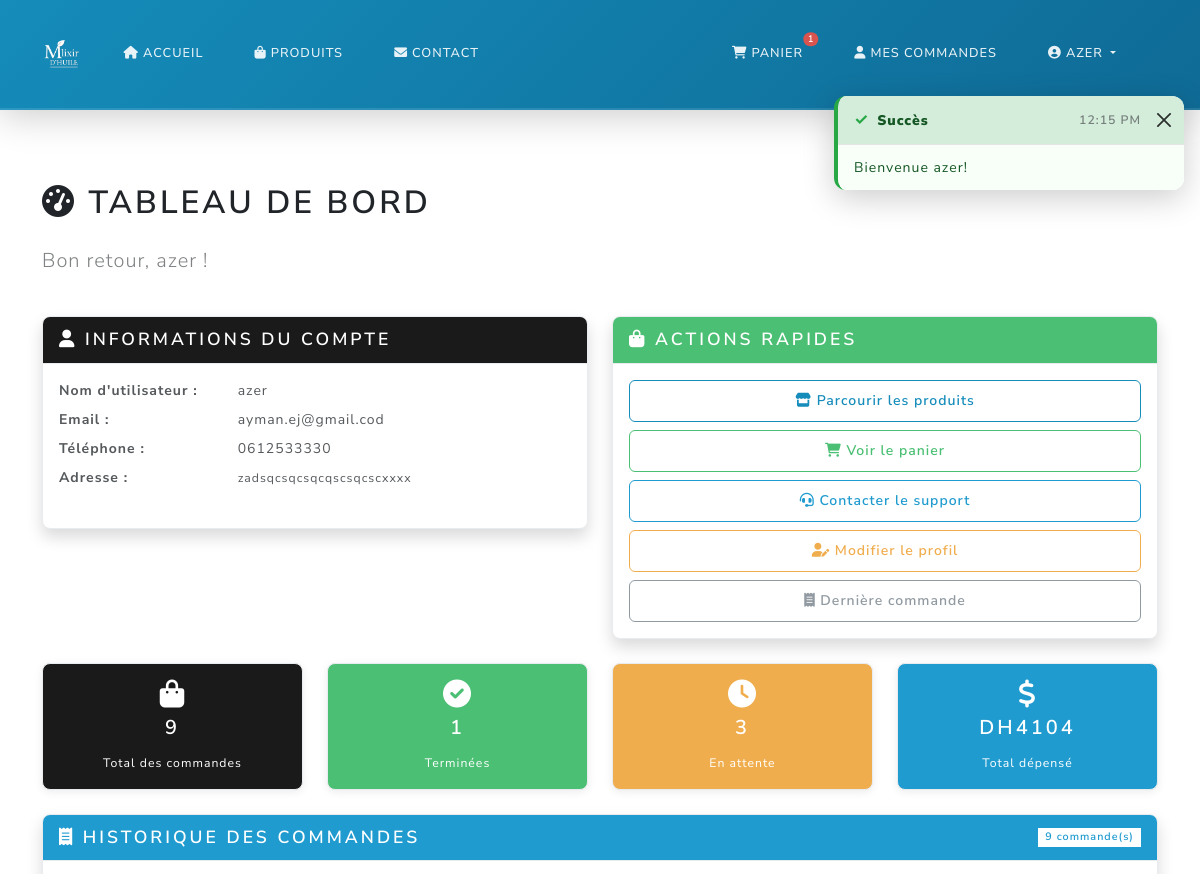
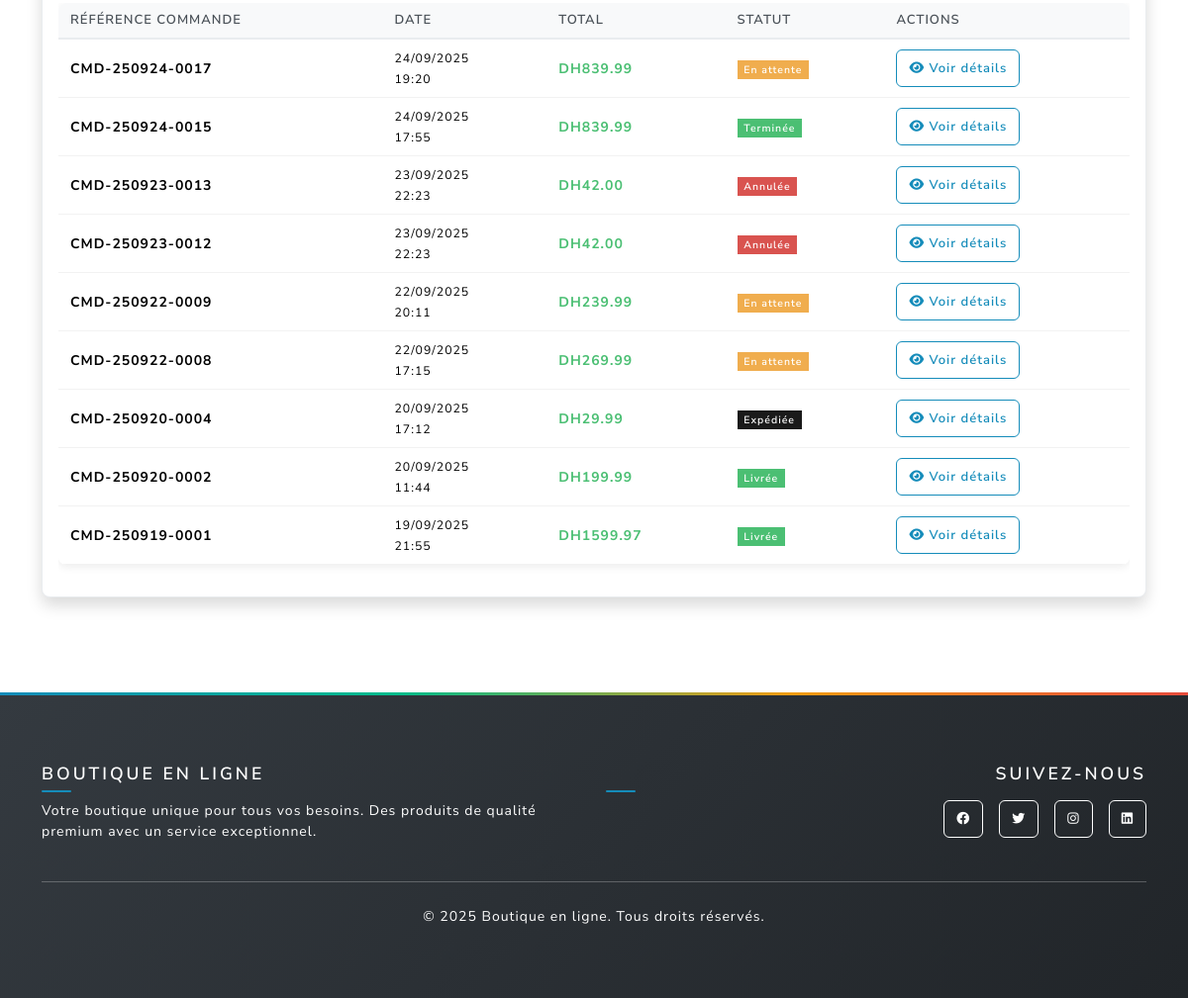
The page /dashboard (signed in) on the database its author committed (2 pictures, top to bottom).
### main.py (models this page shows, shortened)
class User(UserMixin, db.Model):
    id = db.Column(db.Integer, primary_key=True)
    username = db.Column(db.String(80), unique=True, nullable=False)
    email = db.Column(db.String(120), unique=True, nullable=False)
    password_hash = db.Column(db.String(120), nullable=False)
    phone = db.Column(db.String(20), nullable=True)
    address = db.Column(db.Text, nullable=True)
    is_admin = db.Column(db.Boolean, default=False)
    orders = db.relationship('Order', backref='user', lazy=True)

class Order(db.Model):
    id = db.Column(db.Integer, primary_key=True)
    user_id = db.Column(db.Integer, db.ForeignKey('user.id'), nullable=False)
    total = db.Column(db.Float, nullable=False)
    status = db.Column(db.String(20), default='pending')
    created_at = db.Column(db.DateTime, default=db.func.current_timestamp())
    @property
    def title(self):
        if self.created_at:
            date_str = self.created_at.strftime('%y%m%d')
            return f"CMD-{date_str}-{str(self.id).zfill(4)}"
        return f"CMD-{str(self.id).zfill(4)}"

### main.py (the view)
@app.route('/dashboard')
@login_required
def dashboard():
    orders = Order.query.filter_by(user_id=current_user.id).order_by(Order.created_at.desc()).all()
    return render_template('dashboard.html', orders=orders)

### templates/dashboard.html (shortened to what this page needs)
{% extends "base.html" %}
{% block content %}
<div style="padding-top: 80px;"></div>
<div style="padding-top: 80px;"></div>
<div class="container py-4">
  <div class="row">
    <div class="col-12">
      <h1 class="mb-4"><i class="fas fa-tachometer-alt"></i> Tableau de bord</h1>
      <p class="lead text-muted">Bon retour, {{ current_user.username }} !</p>
    </div>
  </div>
  <div class="row mb-4">
    <div class="col-md-6">
      <div class="card shadow">
        <div class="card-header bg-primary text-white">
          <h5 class="mb-0"><i class="fas fa-user"></i> Informations du compte</h5>
        </div>
        <div class="card-body">
          <div class="row mb-2">
            <div class="col-sm-4">
              <strong>Nom d'utilisateur :</strong>
            </div>
            <div class="col-sm-8">{{ current_user.username }}</div>
          </div>
          <div class="row mb-2">
            <div class="col-sm-4">
              <strong>Email :</strong>
            </div>
            <div class="col-sm-8">{{ current_user.email }}</div>
          </div>
          <div class="row mb-2">
            <div class="col-sm-4">
              <strong>Téléphone :</strong>
            </div>
            <div class="col-sm-8">{{ current_user.phone or 'Non fourni' }}</div>
          </div>
          <div class="row">
            <div class="col-sm-4">
              <strong>Adresse :</strong>
            </div>
            <div class="col-sm-8">
              <small>{{ current_user.address or 'Non fournie' }}</small>
            </div>
          </div>
        </div>
      </div>
    </div>
    <div class="col-md-6">
      <div class="card shadow">
        <div class="card-header bg-success text-white">
          <h5 class="mb-0">
            <i class="fas fa-shopping-bag"></i> Actions rapides
          </h5>
        </div>
        <div class="card-body">
          <div class="d-grid gap-2">
            <a href="{{ url_for('products') }}" class="btn btn-outline-primary">
              <i class="fas fa-store"></i> Parcourir les produits
            </a>
            <a href="{{ url_for('cart') }}" class="btn btn-outline-success">
              <i class="fas fa-shopping-cart"></i> Voir le panier
            </a>
            <a href="{{ url_for('contact') }}" class="btn btn-outline-info">
              <i class="fas fa-headset"></i> Contacter le support
            </a>
            <a href="{{ url_for('profile') }}" class="btn btn-outline-warning">
              <i class="fas fa-user-edit"></i> Modifier le profil
            </a>
            {% if orders %}
            <a href="{{ url_for('order_detail', order_id=orders[0].id) }}" class="btn btn-outline-secondary">
              <i class="fas fa-receipt"></i> Dernière commande
            </a>
            {% endif %}
          </div>
        </div>
      </div>
    </div>
  </div>
  <div class="row mb-4">
    <div class="col-md-3">
      <div class="card bg-primary text-white">
        <div class="card-body text-center">
          <i class="fas fa-shopping-bag fa-2x mb-2"></i>
          <h4>{{ orders|length }}</h4>
          <small>Total des commandes</small>
        </div>
      </div>
    </div>
    <div class="col-md-3">
      <div class="card bg-success text-white">
        <div class="card-body text-center">
          <i class="fas fa-check-circle fa-2x mb-2"></i>
          <h4>{{ orders|selectattr('status', 'equalto', 'completed')|list|length }}</h4>
          <small>Terminées</small>
        </div>
      </div>
    </div>
    <div class="col-md-3">
      <div class="card bg-warning text-white">
        <div class="card-body text-center">
          <i class="fas fa-clock fa-2x mb-2"></i>
          <h4>{{ orders|selectattr('status', 'equalto', 'pending')|list|length }}</h4>
          <small>En attente</small>
        </div>
      </div>
    </div>
    <div class="col-md-3">
      <div class="card bg-info text-white">
        <div class="card-body text-center">
          <i class="fas fa-dollar-sign fa-2x mb-2"></i>
          <h4>DH{{ "%.0f"|format(orders|sum(attribute='total')) }}</h4>
          <small>Total dépensé</small>
        </div>
      </div>
    </div>
  </div>
  <div class="row">
    <div class="col-12">
      <div class="card shadow">
        <div class="card-header bg-info text-white d-flex justify-content-between align-items-center">
          <h5 class="mb-0"><i class="fas fa-receipt"></i> Historique des commandes</h5>
          <span class="badge bg-white text-info">{{ orders|length }} commande(s)</span>
        </div>
        <div class="card-body">
          {% if orders %}
          <div class="table-responsive">
            <table class="table table-hover">
              <thead>
                <tr>
                  <th>Référence Commande</th>
                  <th>Date</th>
                  <th>Total</th>
                  <th>Statut</th>
                  <th>Actions</th>
                </tr>
              </thead>
              <tbody>
                {% for order in orders %}
                <tr>
                  <td>
                    <strong>
                      {% if order.title %}
                        {{ order.title }}
                      {% else %}
                        CMD-{{ order.created_at.strftime('%y%m%d') if order.created_at else '000000' }}-{{ ('%04d'|format(order.id)) }}
                      {% endif %}
                    </strong>
                  </td>
                  <td>
                    <small>
                      {{ order.created_at.strftime('%d/%m/%Y') if order.created_at else 'N/A' }}<br>
                      {{ order.created_at.strftime('%H:%M') if order.created_at else '' }}
                    </small>
                  </td>
                  <td><strong class="text-success">DH{{ "%.2f"|format(order.total) }}</strong></td>
                  <td>
                    {% if order.status == 'pending' %}
                      <span class="badge bg-warning">En attente</span>
                    {% elif order.status == 'processing' %}
                      <span class="badge bg-info">En cours</span>
                    {% elif order.status == 'shipped' %}
                      <span class="badge bg-primary">Expédiée</span>
                    {% elif order.status == 'delivered' %}
                      <span class="badge bg-success">Livrée</span>
                    {% elif order.status == 'completed' %}
                      <span class="badge bg-success">Terminée</span>
                    {% elif order.status == 'cancelled' %}
                      <span class="badge bg-danger">Annulée</span>
                    {% else %}
                      <span class="badge bg-secondary">{{ order.status.title() }}</span>
                    {% endif %}
                  </td>
                  <td>
                    <a href="{{ url_for('order_detail', order_id=order.id) }}"
                       class="btn btn-sm btn-outline-primary">
                      <i class="fas fa-eye"></i> Voir détails
                    </a>
                  </td>
                </tr>
                {% endfor %}
              </tbody>
            </table>
          </div>
          {% endif %}
        </div>
      </div>
    </div>
  </div>
</div>
{% endblock %}

### templates/base.html (shortened to what this page needs)
<!DOCTYPE html>
<html lang="fr">
  <head>
    <link
      href="https://cdn.jsdelivr.net/npm/bootswatch@5.3.2/dist/lux/bootstrap.min.css"
      rel="stylesheet"
    />
    <link
      href="https://cdnjs.cloudflare.com/ajax/libs/font-awesome/6.0.0/css/all.min.css"
      rel="stylesheet"
    />
    <link
      href="{{ url_for('static', filename='css/style.css') }}"
      rel="stylesheet"
    />
  </head>
  <body>
    <nav class="navbar navbar-expand-lg navbar-dark {% if request.endpoint in ['home', 'contact'] %}navbar-transparent{% else %}navbar-solid{% endif %}" id="mainNavbar">
      <div class="container">
        <a class="navbar-brand d-flex align-items-center fw-bold" href="{{ url_for('home') }}">
          <img src="{{ url_for('static', filename='img/image1.png') }}"
               alt="E-SHOP Logo"
               style="height:40px; width:auto; border-radius:8px;">
        </a>
        <div class="collapse navbar-collapse" id="navbarNav">
          <ul class="navbar-nav me-auto">
            <li class="nav-item">
              <a class="nav-link" href="{{ url_for('home') }}">
                <i class="fas fa-home me-1"></i>Accueil
              </a>
            </li>
            <li class="nav-item">
              <a class="nav-link" href="{{ url_for('products') }}">
                <i class="fas fa-shopping-bag me-1"></i>Produits
              </a>
            </li>
            <li class="nav-item">
              <a class="nav-link" href="{{ url_for('contact') }}">
                <i class="fas fa-envelope me-1"></i>Contact
              </a>
            </li>
          </ul>
          <ul class="navbar-nav">
            {% if current_user.is_authenticated %}
              <li class="nav-item">
                <a class="nav-link position-relative" href="{{ url_for('cart') }}">
                  <i class="fas fa-shopping-cart me-1"></i>Panier
                  {% if cart_total_quantity is defined and cart_total_quantity > 0 %}
                    <span class="position-absolute top-0 start-100 translate-middle badge rounded-pill bg-danger">
                      {{ cart_total_quantity }}
                    </span>
                  {% elif session.cart and session.cart|length > 0 %}
                    <span class="position-absolute top-0 start-100 translate-middle badge rounded-pill bg-danger">
                      {{ session.cart|length }}
                      <span class="visually-hidden">articles dans le panier</span>
                    </span>
                  {% endif %}
                </a>
              </li>
              <li class="nav-item">
                <a class="nav-link" href="{{ url_for('dashboard') }}">
                  <i class="fas fa-user me-1"></i>Mes commandes
                </a>
              </li>
              <li class="nav-item dropdown">
                <a class="nav-link dropdown-toggle" href="#" role="button" data-bs-toggle="dropdown">
                  <i class="fas fa-user-circle me-1"></i>{{ current_user.username }}
                </a>
              </li>
            {% endif %}
          </ul>
        </div>
      </div>
    </nav>
    <main>{% block content %}{% endblock %}</main>
    <footer class="bg-dark text-white py-5 mt-5">
      <div class="container">
        <div class="row">
          <div class="col-md-6">
            <h5 class="fw-bold mb-3">Boutique en ligne</h5>
            <p class="text-white">
              Votre boutique unique pour tous vos besoins. Des produits de qualité
              premium avec un service exceptionnel.
            </p>
          </div>
          <div class="col-md-6 text-md-end">
            <h5 class="fw-bold mb-3">Suivez-nous</h5>
            <div class="d-flex justify-content-md-end gap-3">
              <a href="#" class="btn btn-outline-light btn-sm">
                <i class="fab fa-facebook"></i>
              </a>
              <a href="#" class="btn btn-outline-light btn-sm">
                <i class="fab fa-twitter"></i>
              </a>
              <a href="#" class="btn btn-outline-light btn-sm">
                <i class="fab fa-instagram"></i>
              </a>
              <a href="#" class="btn btn-outline-light btn-sm">
                <i class="fab fa-linkedin"></i>
              </a>
            </div>
          </div>
        </div>
        <hr class="my-4" />
        <div class="text-center">
          <p class="text-white mb-0">
            &copy; <span id="year"></span> Boutique en ligne. Tous droits réservés.
          </p>
        </div>
      </div>
    </footer>
    <div class="toast-container position-fixed end-0 p-3" style="z-index: 1045; top: 80px;" id="toastContainer">
    </div>
  </body>
</html>

### rows shown on the page
User: username "AZER", username "azer", email "ayman.ej@gmail.cod", phone "0612533330", address "zadsqcsqcsqcqscsqcscxxxx"
Order: title "CMD-250924-0017", created_at "24/09/2025", created_at "19:20", total "839.99", status "En attente"
Order: title "CMD-250924-0015", created_at "24/09/2025", created_at "17:55", total "839.99", status "Terminée"
Order: title "CMD-250923-0013", created_at "23/09/2025", created_at "22:23", total "42.00", status "Annulée"
Order: title "CMD-250923-0012", created_at "23/09/2025", created_at "22:23", total "42.00", status "Annulée"
Order: title "CMD-250922-0009", created_at "22/09/2025", created_at "20:11", total "239.99", status "En attente"
Order: title "CMD-250922-0008", created_at "22/09/2025", created_at "17:15", total "269.99", status "En attente"
Order: title "CMD-250920-0004", created_at "20/09/2025", created_at "17:12", total "29.99", status "Expédiée"
Order: title "CMD-250920-0002", created_at "20/09/2025", created_at "11:44", total "199.99", status "Livrée"
Order: title "CMD-250919-0001", created_at "19/09/2025", created_at "21:55", total "1599.97", status "Livrée"

### other values the page prints
{{ cart_total_quantity }} "1"
{{ orders|length }} "9"
{{ orders|selectattr('status', 'equalto', 'completed')|list|length }} "1"
{{ orders|selectattr('status', 'equalto', 'pending')|list|length }} "3"
{{ "%.0f"|format(orders|sum(attribute='total')) }} "4104"
